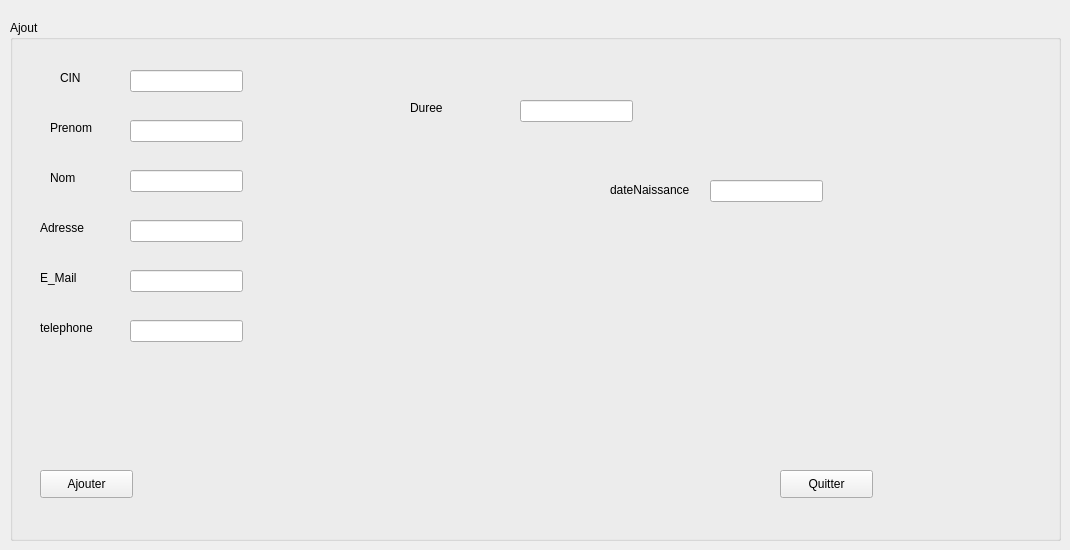
        <widget class="QWidget" name="tab_5">
         <attribute name="title">
          <string>Ajouter Personnel</string>
         </attribute>
         <widget class="QGroupBox" name="groupBox_2">
          <property name="geometry">
           <rect>
            <x>10</x>
            <y>20</y>
            <width>1051</width>
            <height>521</height>
           </rect>
          </property>
          <property name="title">
           <string>Ajout</string>
          </property>
          <widget class="QLabel" name="label_4">
           <property name="geometry">
            <rect>
             <x>50</x>
             <y>50</y>
             <width>56</width>
             <height>16</height>
            </rect>
           </property>
           <property name="text">
            <string>CIN</string>
           </property>
          </widget>
          <widget class="QLabel" name="label_5">
           <property name="geometry">
            <rect>
             <x>40</x>
             <y>100</y>
             <width>56</width>
             <height>16</height>
            </rect>
           </property>
           <property name="text">
            <string>Prenom</string>
           </property>
          </widget>
          <widget class="QLabel" name="label_6">
           <property name="geometry">
            <rect>
             <x>40</x>
             <y>150</y>
             <width>56</width>
             <height>16</height>
            </rect>
           </property>
           <property name="text">
            <string>Nom</string>
           </property>
          </widget>
          <widget class="QLineEdit" name="p_CIN">
           <property name="geometry">
            <rect>
             <x>120</x>
             <y>50</y>
             <width>113</width>
             <height>22</height>
            </rect>
           </property>
           <property name="maxLength">
            <number>8</number>
           </property>
          </widget>
          <widget class="QLineEdit" name="p_PRENOM">
           <property name="geometry">
            <rect>
             <x>120</x>
             <y>100</y>
             <width>113</width>
             <height>22</height>
            </rect>
           </property>
          </widget>
          <widget class="QLineEdit" name="p_NOM">
           <property name="geometry">
            <rect>
             <x>120</x>
             <y>150</y>
             <width>113</width>
             <height>22</height>
            </rect>
           </property>
          </widget>
          <widget class="QPushButton" name="pb_Ajouter">
           <property name="geometry">
            <rect>
             <x>30</x>
             <y>450</y>
             <width>93</width>
             <height>28</height>
            </rect>
           </property>
           <property name="text">
            <string>Ajouter</string>
           </property>
          </widget>
          <widget class="QPushButton" name="pushButton_Quitter">
           <property name="geometry">
            <rect>
             <x>770</x>
             <y>450</y>
             <width>93</width>
             <height>28</height>
            </rect>
           </property>
           <property name="text">
            <string>Quitter</string>
           </property>
          </widget>
          <widget class="QLabel" name="label_19">
           <property name="geometry">
            <rect>
             <x>30</x>
             <y>200</y>
             <width>56</width>
             <height>16</height>
            </rect>
           </property>
           <property name="text">
            <string>Adresse</string>
           </property>
          </widget>
          <widget class="QLabel" name="label_20">
           <property name="geometry">
            <rect>
             <x>30</x>
             <y>250</y>
             <width>56</width>
             <height>16</height>
            </rect>
           </property>
           <property name="text">
            <string>E_Mail</string>
           </property>
          </widget>
          <widget class="QLabel" name="label_21">
           <property name="geometry">
            <rect>
             <x>30</x>
             <y>300</y>
             <width>56</width>
             <height>16</height>
            </rect>
           </property>
           <property name="text">
            <string>telephone</string>
           </property>
          </widget>
          <widget class="QLineEdit" name="p_ADRESSE">
           <property name="geometry">
            <rect>
             <x>120</x>
             <y>200</y>
             <width>113</width>
             <height>22</height>
            </rect>
           </property>
          </widget>
          <widget class="QLineEdit" name="p_MAIL">
           <property name="geometry">
            <rect>
             <x>120</x>
             <y>250</y>
             <width>113</width>
             <height>22</height>
            </rect>
           </property>
          </widget>
          <widget class="QLineEdit" name="p_TELEPHONE">
           <property name="geometry">
            <rect>
             <x>120</x>
             <y>300</y>
             <width>113</width>
             <height>22</height>
            </rect>
           </property>
          </widget>
          <widget class="QLabel" name="label_22">
           <property name="geometry">
            <rect>
             <x>400</x>
             <y>80</y>
             <width>121</width>
             <height>16</height>
            </rect>
           </property>
           <property name="text">
            <string>Duree</string>
           </property>
          </widget>
          <widget class="QLineEdit" name="p_DUREE">
           <property name="geometry">
            <rect>
             <x>510</x>
             <y>80</y>
             <width>113</width>
             <height>22</height>
            </rect>
           </property>
          </widget>
          <widget class="QLabel" name="label_23">
           <property name="geometry">
            <rect>
             <x>600</x>
             <y>160</y>
             <width>111</width>
             <height>20</height>
            </rect>
           </property>
           <property name="text">
            <string>dateNaissance</string>
           </property>
          </widget>
          <widget class="QLineEdit" name="p_age">
           <property name="geometry">
            <rect>
             <x>700</x>
             <y>160</y>
             <width>113</width>
             <height>22</height>
            </rect>
           </property>
          </widget>
         </widget>
        </widget>
